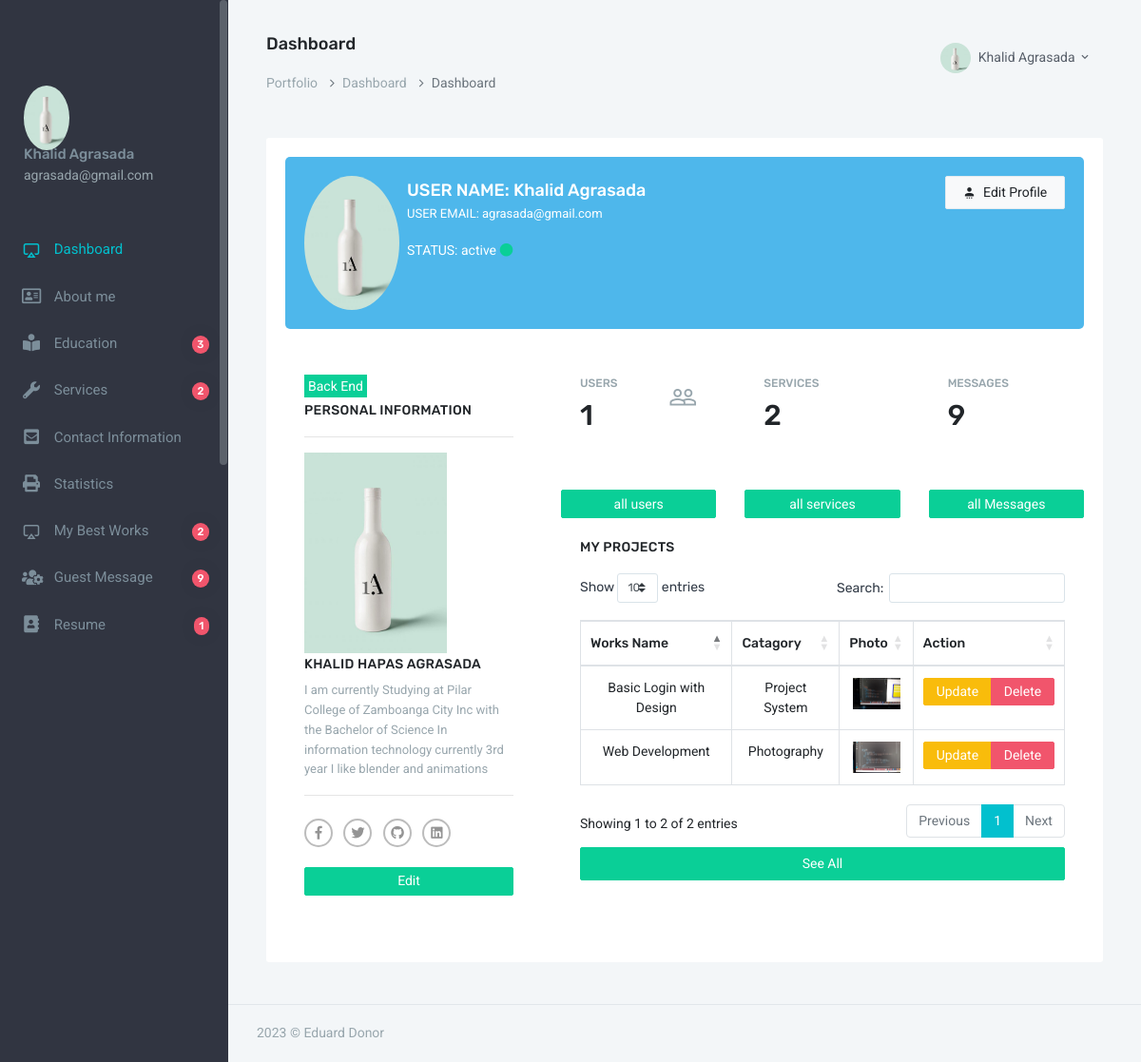
Screenshot of /user3/index.php (signed in) with the database file from the repository.
### tables this page shows
CREATE TABLE `users` (
  `id` int(3) NOT NULL,
  `fname` varchar(100) NOT NULL,
  `email` varchar(100) NOT NULL,
  `password` varchar(255) NOT NULL,
  `status` int(1) NOT NULL DEFAULT 1,
  `photo` varchar(100) NOT NULL DEFAULT 'default.png'
);

CREATE TABLE `about_me` (
  `id` int(2) NOT NULL,
  `name` varchar(100) NOT NULL,
  `intro` varchar(300) NOT NULL,
  `details` text NOT NULL,
  `fb_link` varchar(100) NOT NULL,
  `twitter_link` varchar(100) NOT NULL,
  `linkedin_link` varchar(100) NOT NULL,
  `github_link` varchar(100) NOT NULL,
  `photo` varchar(120) NOT NULL
);

CREATE TABLE `my_best_works` (
  `id` int(2) NOT NULL,
  `works_name` varchar(100) NOT NULL,
  `catagory` varchar(100) NOT NULL,
  `photo` varchar(110) NOT NULL DEFAULT 'default.jpg'
);

### user3/index.php (the view, shortened to what the rows shown need)
<?php
require_once "header.php";
require_once "db.php";
$email = $_SESSION['user_email'];
$query = "SELECT * FROM users WHERE email='$email'";
$result = $dbcon -> query($query);
$row = $result -> fetch_assoc();
$about_me = $dbcon->query("SELECT * FROM about_me");
$result = $about_me -> fetch_assoc();
$all_works = $dbcon->query("SELECT * FROM my_best_works ORDER BY id DESC LIMIT 3");
?>
    <div class="row">
                            <div class="col-sm-12">
                                <div class="profile-user-box card-box bg-info">
                                    <div class="row text-dark">
                                        <div class="col-sm-6">
                                            <span class="float-left mr-2"><img src="image/users/<?=$row['photo']?>" alt="profile_photo" width='100' class="avatar-xl rounded-circle"></span>
                                            <div class="media-body text-white">
                                                <h4 class="mt-1 mb-1 text-white font-18">USER NAME: <?=$row['fname']?></h4>
                                                <p class="font-13">USER EMAIL: <?=$row['email']?></p>
                                                <p class="mb-0">STATUS: active <i class="fa fa-circle text-success"></i></p>
                                            </div>
                                        </div>
                                    </div>
                                </div>
                            </div>
                        </div>
                        <div class="row">
                            <div class="col-xl-4">
                                <div class="card-box">
                                    <span class="bg-success p-1 text-white mb-1">Back End</span>
                                    <h4 class="header-title mt-1">Personal Information</h4>
                                    <hr>
                                    <img  src="image/profile/<?=$result['photo']?>" style="width: 150px;" >
                                    <h5 class="header-title mt-1"><?=$result['name']?></h5>
                                    <div class="panel-body">
                                        <p class="text-muted font-13"><?=$result['details']?></p>
                                        <hr/>
                                        <ul class="social-links list-inline mt-4 mb-0 mx-auto">
                                            <li class="list-inline-item">
                                            </li>
                                            <li class="list-inline-item">
                                            </li>
                                            <li class="list-inline-item">
                                            </li>
                                            <li class="list-inline-item">
                                            </li>
                                        </ul>
                                    </div>
                                    <br>
                                    <a class="btn btn-sm btn-block btn-success" href="about_me.php">Edit</a>
                                </div>
                              </div>
                            <div class="col-xl-8">
                                <div class="row">
                                    <div class="col-sm-4">
                                        <div class="card-box tilebox-one">
                                            <h2 class="" data-plugin="counterup">
                                              <?php
                                              $result = $dbcon->query("SELECT COUNT(*) AS total_users FROM users");
                                              $row = $result->fetch_assoc();
                                              echo $row['total_users'];
                                              ?>
                                          </h2>
                                        </div>
                                    </div>
                                    <div class="col-sm-4">
                                        <div class="card-box tilebox-one">
                                            <h2 class=""><span data-plugin="counterup">
                                              <?php
                                              $result = $dbcon->query("SELECT COUNT(*) AS total_services FROM services");
                                              $row = $result->fetch_assoc();
                                              echo $row['total_services'];
                                              ?>
                                              </span></h2>
                                        </div>
                                    </div>
                                    <div class="col-sm-4">
                                        <div class="card-box tilebox-one">
                                            <h2 class="" data-plugin="counterup">
                                              <?php
                                              $result = $dbcon->query("SELECT COUNT(*) AS total_messages FROM guest_messages");
                                              $row = $result->fetch_assoc();
                                              echo $row['total_messages'];
                                              ?>
                                              </h2>
                                        </div>
                                    </div>
                                </div>
                                <div class="card-box">
                                    <table id="example" class="table table-bordered text-center">
                                          <thead>
                                            <tr>
                                              <th>Works Name</th>
                                              <th>Catagory</th>
                                              <th>Photo</th>
                                              <th>Action</th>
                                            </tr>
                                          </thead>
                                          <tbody>
                                          <?php foreach ($all_works as $result) {
                                           ?>
                                            <tr>
                                              <td><?=$result['works_name']?></td>
                                              <td><?=$result['catagory']?></td>
                                              <td><img src="image/my_best_works/<?=$result['photo']?>" alt="" style="width: 50px;"></td>
                                              <td>
                                                <div class="btn-group">
                                                  <a class="btn btn-sm btn-warning" href="best_works_update.php?id=<?=base64_encode($result['id'])?>">Update</a>
                                                  <a class="btn btn-sm btn-danger" href="best_works_delete.php?id=<?=base64_encode($result['id'])?>">Delete</a>
                                                </div>
                                              </td>
                                            </tr>
                                          <?php } ?>
                                          </tbody>
                                        </table>
                            </div>
                        </div>
<?php
    require_once "footer.php";
?>

### user3/header.php (shortened to what the rows shown need)
<?php require_once "db.php"; ?>
<!doctype html>
<html lang="en">
<head>
        <link rel="stylesheet" href="https://cdnjs.cloudflare.com/ajax/libs/twitter-bootstrap/4.1.3/css/bootstrap.css">
        <link rel="stylesheet" href="https://cdn.datatables.net/1.10.20/css/dataTables.bootstrap4.min.css">
        <link href="assets/css/bootstrap.min.css" rel="stylesheet" type="text/css" />
        <link href="assets/css/icons.css" rel="stylesheet" type="text/css" />
        <link rel="stylesheet" href="../front_end_assets/css/fontawesome-all.min.css">
        <link href="assets/css/metismenu.min.css" rel="stylesheet" type="text/css" />
        <link href="assets/css/style_dark.css" rel="stylesheet" type="text/css" />
    </head>
    <body>
        <div id="wrapper">
            <div class="left side-menu">
                <div class="slimscroll-menu" id="remove-scroll">
                    <div class="user-box">
                        <div class="user-img">
                <?php
                    $email_for_photo = $_SESSION['user_email'];
                    $query_for_photo = $dbcon->query( "SELECT photo FROM users WHERE email='$email_for_photo'");
                    $photo_from_db   = $query_for_photo -> fetch_assoc();
                 ?>
                            <img src="image/users/<?=$photo_from_db['photo']?>" alt="user-img" title="Mat Helme" class="rounded-circle img-fluid">
                        </div>
                    </div>
                </div>
            </div>
            <div class="content-page">
                <div class="topbar">
                    <nav class="navbar-custom">
                        <ul class="list-unstyled topbar-right-menu float-right mb-0">
                            <li class="dropdown notification-list">
                                <a class="nav-link dropdown-toggle nav-user" data-toggle="dropdown" href="#" role="button"
                                   aria-haspopup="false" aria-expanded="false">
                                    <img src="image/users/<?=$photo_from_db['photo']?>" alt="user" class="rounded-circle"> <span class="ml-1"><?=$_SESSION['user_name']?> <i class="mdi mdi-chevron-down"></i> </span>
                                </a>
                            </li>
                        </ul>
                    </nav>
                </div>
                <div class="content">
                    <div class="container-fluid">
                        <div class="row">
                            <div class="col-12">
                                <div class="card-box">

### rows the page displays
users: photo (picture), fname "Khalid Agrasada", email "agrasada@gmail.com"
about_me: photo (picture), name "KHALID HAPAS AGRASADA", details "I am currently Studying at Pilar College of Zamboanga City Inc with the Bachelor of Science In information technology currently 3rd year I like blender and animations"
my_best_works: works_name "Basic Login with Design", catagory "Project System", photo (picture)
my_best_works: works_name "Web Development", catagory "Photography", photo (picture)

### other values shown
$_SESSION['user_name'] "Khalid Agrasada"
$_SESSION['user_email'] "agrasada@gmail.com"
$education_row['total_field'] "3"
$services_row['total_field'] "2"
$best_works_row['total_field'] "2"
$guest_message_row['total_field'] "9"
$resume_row['total_resumes'] "1"
$title "Dashboard"
$row['total_users'] "1"
$row['total_services'] "2"
$row['total_messages'] "9"
